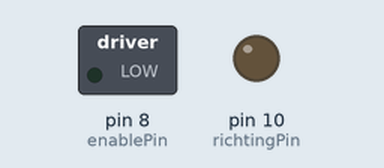
The sketch below on a simulated Arduino Uno, built with avr-gcc and run on an emulated ATmega328P. Shown: switched loads named in the sketch (green lamp = pin HIGH), output pins drawn as LEDs (lit = HIGH). Pins used as bus, display or sensor lines are not drawn.

Above: at 3.5 s.
Timing chart, 0 to 7.8 s (numbered marks = the images above):
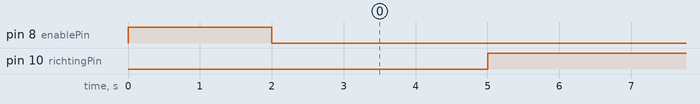

Measured:
- by itself, pin 10 (richtingPin): alternates HIGH for 3.0 s and LOW for 2.0 s

The sketch:

Testcode_StappenMotoren.ino
```cpp
/*
   De MS1 MS2 en MS3 pins zijn om hlave stappen etc in te stellen, die gebruiken we dus niet want 1 stap is goed genoeg
   Er moet een condensator van 47 microFarad tussen de Vmot(VMotor, motorvoeding), en de bijhorende GND
   De 1A en 1B moeten op dezelfde coil zitten
   Met de dir kies je de richting, en door de step pin even hoog te zetten wordt er één stap gezet
   Reset en sleep moeten aan elkaar doorverbonden zijn
   De enable pin moet aan begin high gemaakt worden, zodat de stappenmotor geen rare dingen gaat doen
   Rechtsom draaien op de stappenmotor drivers is het limiet van stroom hoger leggen, linksom lager
*/


#define stapPin 9
#define richtingPin 10
#define enablePin 8

void setup() {
  pinMode(stapPin, OUTPUT);
  pinMode(richtingPin, OUTPUT);
  pinMode(enablePin, OUTPUT);
  digitalWrite(enablePin, HIGH);
  delay(2000);
  digitalWrite(enablePin, LOW);


}

void loop() {

  delay(1000);

  digitalWrite(richtingPin,LOW);
  for(int x = 0; x < 200; x++) {    // Meestal 200 stappen voor 1 volledige rotatie
    digitalWrite(stapPin,HIGH);
    delayMicroseconds(500);
    digitalWrite(stapPin,LOW);
    delayMicroseconds(4500);
  }

  delay(1000);

  digitalWrite(richtingPin,HIGH);
  for(int x = 0; x < 401; x++) {    // 2 complete rotaties
    digitalWrite(stapPin,HIGH);
    delayMicroseconds(500);
    digitalWrite(stapPin,LOW);
    delayMicroseconds(4500);
  }
}
```
